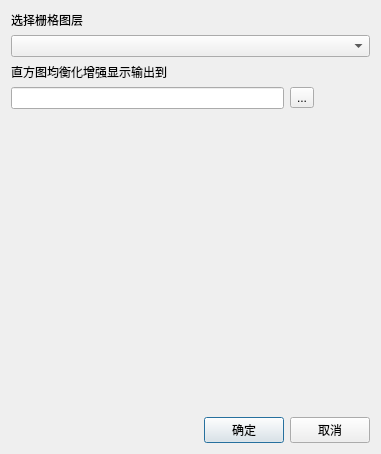
<?xml version="1.0" encoding="UTF-8"?>
<ui version="4.0">
 <class>HistogramClass</class>
 <widget class="QDialog" name="HistogramClass">
  <property name="geometry">
   <rect>
    <x>0</x>
    <y>0</y>
    <width>381</width>
    <height>454</height>
   </rect>
  </property>
  <property name="windowTitle">
   <string>绘制灰度直方图</string>
  </property>
  <layout class="QGridLayout" name="gridLayout">
   <item row="5" column="1">
    <widget class="QPushButton" name="pushButton">
     <property name="text">
      <string>确定</string>
     </property>
    </widget>
   </item>
   <item row="5" column="2">
    <widget class="QPushButton" name="pushButton_2">
     <property name="text">
      <string>取消</string>
     </property>
    </widget>
   </item>
   <item row="4" column="2">
    <spacer name="verticalSpacer_2">
     <property name="orientation">
      <enum>Qt::Vertical</enum>
     </property>
     <property name="sizeHint" stdset="0">
      <size>
       <width>20</width>
       <height>40</height>
      </size>
     </property>
    </spacer>
   </item>
   <item row="0" column="0" colspan="3">
    <widget class="QLabel" name="label">
     <property name="text">
      <string>选择栅格图层</string>
     </property>
    </widget>
   </item>
   <item row="5" column="0">
    <spacer name="horizontalSpacer">
     <property name="orientation">
      <enum>Qt::Horizontal</enum>
     </property>
     <property name="sizeHint" stdset="0">
      <size>
       <width>40</width>
       <height>20</height>
      </size>
     </property>
    </spacer>
   </item>
   <item row="1" column="0" colspan="3">
    <widget class="QComboBox" name="comboBox"/>
   </item>
   <item row="4" column="1">
    <spacer name="verticalSpacer">
     <property name="orientation">
      <enum>Qt::Vertical</enum>
     </property>
     <property name="sizeHint" stdset="0">
      <size>
       <width>20</width>
       <height>40</height>
      </size>
     </property>
    </spacer>
   </item>
   <item row="3" column="0" colspan="2">
    <widget class="QLineEdit" name="lineEdit"/>
   </item>
   <item row="3" column="2">
    <widget class="QToolButton" name="toolButton">
     <property name="text">
      <string>...</string>
     </property>
    </widget>
   </item>
   <item row="2" column="0" colspan="3">
    <widget class="QLabel" name="label_2">
     <property name="text">
      <string>直方图均衡化增强显示输出到</string>
     </property>
    </widget>
   </item>
  </layout>
 </widget>
 <layoutdefault spacing="6" margin="11"/>
 <resources/>
 <connections/>
</ui>
